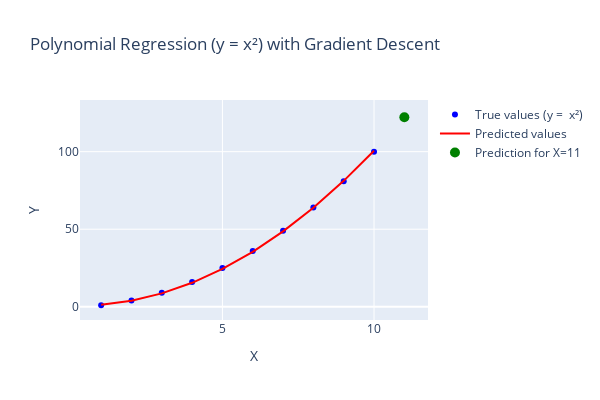

The cell this chart's notebook holds for it:
### Code cell
import plotly.io as pio

# Set figure size
fig.update_layout(
    title="Polynomial Regression (y = x²) with Gradient Descent",
    xaxis_title="X",
    yaxis_title="Y",
    showlegend=True,
    width=600,   # Adjust width
    height=400   # Adjust height
)

# Show the figure
fig.show()

# Save the figure as PNG (or other formats like 'pdf', 'svg', 'jpeg')
fig.write_image("polynomial_regression.png")

### Figure 1 — Plotly figure (JSON) as saved in the notebook; plotly's stock layout.template omitted (floating-point values rounded to 4 significant figures)
{"data": [{"marker": {"color": "blue"}, "mode": "markers", "name": "True values (y =  x²)", "type": "scatter", "x": [1, 2, 3, 4, 5, 6, 7, 8, 9, 10], "y": [1, 4, 9, 16, 25, 36, 49, 64, 81, 100]}, {"line": {"color": "red"}, "mode": "lines", "name": "Predicted values", "type": "scatter", "x": [1, 2, 3, 4, 5, 6, 7, 8, 9, 10], "y": [1.276, 3.907, 8.639, 15.47, 24.41, 35.45, 48.59, 63.84, 81.18, 100.6]}, {"marker": {"color": "green", "size": 10}, "mode": "markers", "name": "Prediction for X=11", "type": "scatter", "x": [11], "y": [122.2]}], "layout": {"height": 400, "showlegend": true, "title": {"text": "Polynomial Regression (y = x²) with Gradient Descent"}, "width": 600, "xaxis": {"title": {"text": "X"}}, "yaxis": {"title": {"text": "Y"}}}}
